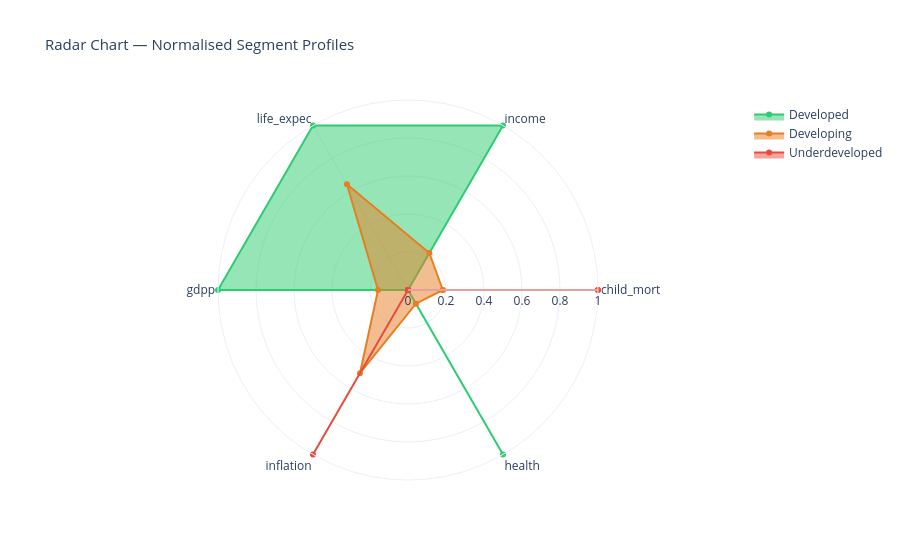

The cell this chart's notebook holds for it:
### Code cell
# ── Radar chart comparison across segments ────────────────────────────────────
radar_features = ['child_mort', 'income', 'life_expec', 'gdpp', 'inflation', 'health']

# Normalise to [0,1] for radar
radar_df = df_clean.groupby('segment')[radar_features].mean()
radar_norm = (radar_df - radar_df.min()) / (radar_df.max() - radar_df.min())

fig = go.Figure()
for seg in radar_norm.index:
    values = radar_norm.loc[seg].tolist()
    values += [values[0]]   # close the polygon
    fig.add_trace(go.Scatterpolar(
        r=values,
        theta=radar_features + [radar_features[0]],
        fill='toself',
        name=seg,
        line_color=SEGMENT_COLOR[seg]
    ))

fig.update_layout(
    polar=dict(radialaxis=dict(visible=True, range=[0, 1])),
    showlegend=True,
    title='Radar Chart — Normalised Segment Profiles',
    title_font_size=15,
    template='plotly_white'
)
fig.show()
print("📌 Insight: The radar chart clearly shows Developed countries dominate income,"
      " life_expec & health axes, while Underdeveloped countries spike on child_mort.")

### Figure 1 — Plotly figure (JSON) as saved in the notebook; plotly's stock layout.template omitted (floating-point values rounded to 4 significant figures)
{"data": [{"fill": "toself", "line": {"color": "#2ECC71"}, "name": "Developed", "r": [0, 1, 1, 1, 0, 1, 0], "theta": ["child_mort", "income", "life_expec", "gdpp", "inflation", "health", "child_mort"], "type": "scatterpolar"}, {"fill": "toself", "line": {"color": "#E67E22"}, "name": "Developing", "r": [0.1831, 0.2248, 0.6432, 0.1576, 0.5054, 0.08346, 0.1831], "theta": ["child_mort", "income", "life_expec", "gdpp", "inflation", "health", "child_mort"], "type": "scatterpolar"}, {"fill": "toself", "line": {"color": "#E74C3C"}, "name": "Underdeveloped", "r": [1, 0, 0, 0, 1, 0, 1], "theta": ["child_mort", "income", "life_expec", "gdpp", "inflation", "health", "child_mort"], "type": "scatterpolar"}], "layout": {"polar": {"radialaxis": {"range": [0, 1], "visible": true}}, "showlegend": true, "title": {"font": {"size": 15}, "text": "Radar Chart — Normalised Segment Profiles"}}}
